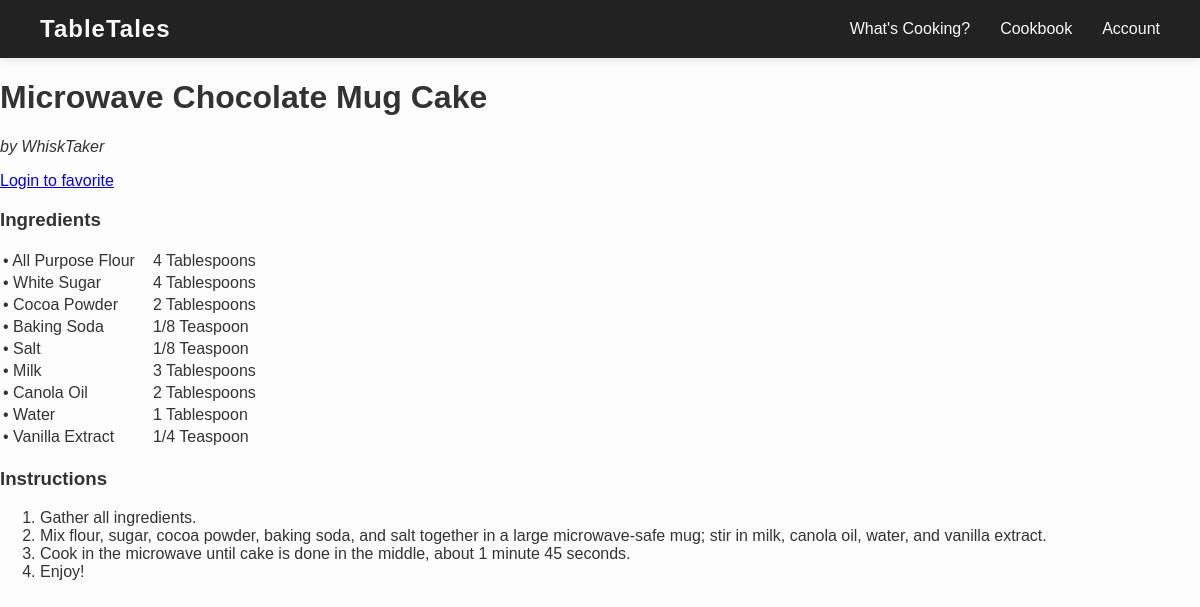
Page /recipe/1/ on the committed database.
### tabletales/models.py (models this page shows, shortened)
class Recipe(models.Model):
    title = models.CharField(max_length=200)
    author = models.ForeignKey(User, on_delete=models.CASCADE)
    description = models.TextField(blank=True)  # optional short summary
    image = models.ImageField(upload_to='recipes/', default='recipes/default.png', blank=True, null=True)
    instructions = models.TextField(help_text="Enter each step on a new line")
    created_on = models.DateTimeField(auto_now_add=True)
    favorited_by = models.ManyToManyField(User, related_name='favorite_recipes', blank=True)
    def get_instruction_steps(self):
        return [step.strip() for step in self.instructions.split('\n') if step.strip()]
    class Meta:
        ordering = ['-created_on']

class Ingredient(models.Model):
    recipe = models.ForeignKey(
        Recipe,
        related_name='ingredients',
        on_delete=models.CASCADE
    )
    name = models.CharField(max_length=100)
    quantity = models.CharField(max_length=50)

### tabletales/views.py (the view)
# urls.py: path('recipe/<int:pk>/', views.recipe_detail, name='recipe_detail'),
def recipe_detail(request, pk):
    recipe = get_object_or_404(Recipe, pk=pk)
    return render(request, 'recipe_detail.html', {'recipe': recipe})

### tabletales/templates/recipe_detail.html (shortened to what this page needs)
{% extends "base.html" %}
{% block content %}
<h1>{{ recipe.title }}</h1>
<p><em>by {{ recipe.author.username }}</em></p>
<form action="{% url 'toggle_favorite' recipe.pk %}" method="post" style="display:inline;">
    {% if user.is_authenticated %}
        <button type="submit" style="border:none; background:none; cursor:pointer; font-size:24px;">
            {% if user in recipe.favorited_by.all %}
                ❤️
            {% else %}
                🤍
            {% endif %}
        </button>
    {% else %}
        <a href="{% url 'login' %}">Login to favorite</a>
    {% endif %}
</form>
<h3>Ingredients</h3>
<table>
  {% for ingredient in recipe.ingredients.all %}
  <tr>
    <td>• {{ ingredient.name }}</td>
    <td style="padding-left: 15px;">{{ ingredient.quantity }}</td>
  </tr>
  {% endfor %}
</table>
<h3>Instructions</h3>
<ol>
  {% for step in recipe.get_instruction_steps %}
    <li>{{ step }}</li>
  {% endfor %}
</ol>
{% endblock %}

### tabletales/static/css/style.css (style rules this page uses)
body { margin: 0; font-family: "Poppins", sans-serif; background-color: #fdfdfd; color: #333; }

### rows in the picture
Recipe: title "Microwave Chocolate Mug Cake", author.username "WhiskTaker"
Ingredient: name "All Purpose Flour", quantity "4 Tablespoons"
Ingredient: name "White Sugar", quantity "4 Tablespoons"
Ingredient: name "Cocoa Powder", quantity "2 Tablespoons"
Ingredient: name "Baking Soda", quantity "1/8 Teaspoon"
Ingredient: name "Salt", quantity "1/8 Teaspoon"
Ingredient: name "Milk", quantity "3 Tablespoons"
Ingredient: name "Canola Oil", quantity "2 Tablespoons"
Ingredient: name "Water", quantity "1 Tablespoon"
Ingredient: name "Vanilla Extract", quantity "1/4 Teaspoon"

### other values in the picture
{{ step }} "Gather all ingredients." "Mix flour, sugar, cocoa powder, baking soda, and salt together in a large microwave-safe mug; stir in milk, canola oil, water, and vanilla extract." "Cook in the microwave until cake is done in the middle, about 1 minute 45 seconds." "Enjoy!"
